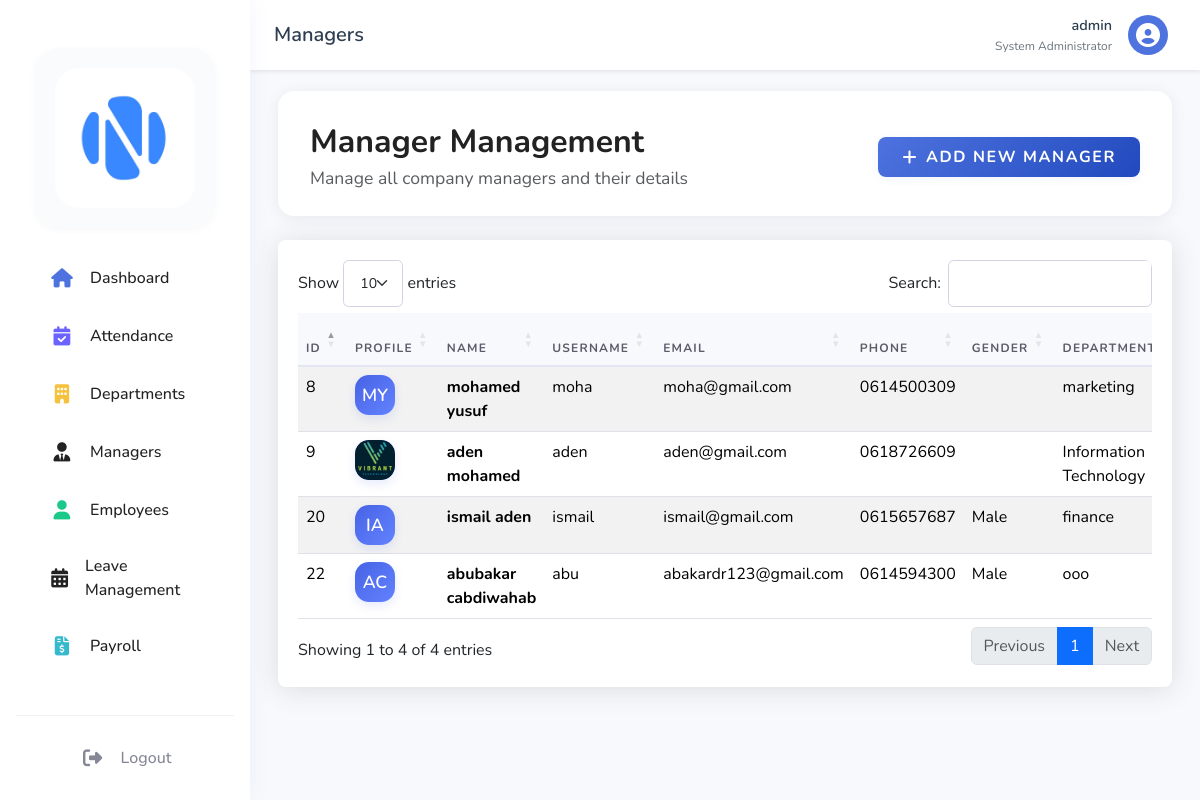
The app's page /dashboard/admin/managers.php (signed in) with its own data.
### tables this page shows
CREATE TABLE `users` (
  `user_id` int(11) NOT NULL,
  `username` varchar(50) NOT NULL,
  `password` varchar(255) NOT NULL,
  `email` varchar(100) NOT NULL,
  `role` enum('admin','hr','manager','employee') NOT NULL,
  `status` enum('active','inactive') DEFAULT 'active',
  `created_at` timestamp NOT NULL DEFAULT current_timestamp(),
  `last_login` timestamp NULL DEFAULT NULL
);

CREATE TABLE `employees` (
  `emp_id` int(11) NOT NULL,
  `user_id` int(11) DEFAULT NULL,
  `first_name` varchar(50) NOT NULL,
  `last_name` varchar(50) NOT NULL,
  `dept_id` int(11) DEFAULT NULL,
  `position` varchar(100) DEFAULT NULL,
  `hire_date` date DEFAULT NULL,
  `basic_salary` decimal(10,2) DEFAULT 0.00,
  `salary` decimal(10,2) DEFAULT NULL,
  `phone` varchar(20) DEFAULT NULL,
  `address` text DEFAULT NULL,
  `profile_image` varchar(255) DEFAULT NULL,
  `gender` enum('male','female') NOT NULL DEFAULT 'male'
);

CREATE TABLE `departments` (
  `dept_id` int(11) NOT NULL,
  `dept_name` varchar(100) NOT NULL,
  `dept_head` int(11) DEFAULT NULL,
  `created_at` timestamp NOT NULL DEFAULT current_timestamp()
);

### dashboard/admin/managers.php (the view, shortened to what this page needs)
<?php
require_once '../../config/database.php';
try {
    $stmt = $pdo->query("
        SELECT u.user_id, u.username, u.email, u.status,
               e.first_name, e.last_name, e.phone, e.hire_date, e.basic_salary, e.gender,
               d.dept_name
        FROM users u
        JOIN employees e ON u.user_id = e.user_id
        LEFT JOIN departments d ON d.dept_head = u.user_id
        WHERE u.role = 'manager' AND u.status = 'active'
        ORDER BY e.first_name, e.last_name
    ");
    $managers = $stmt->fetchAll();
} catch (PDOException $e) {
    $error = "Error fetching data: " . $e->getMessage();
    $managers = [];
}
?>
<!DOCTYPE html>
<html lang="en">
<head>
    <link href="https://cdn.jsdelivr.net/npm/bootstrap@5.3.2/dist/css/bootstrap.min.css" rel="stylesheet">
    <link rel="stylesheet" href="https://cdnjs.cloudflare.com/ajax/libs/font-awesome/6.4.0/css/all.min.css">
    <link rel="stylesheet" href="https://cdn.datatables.net/1.11.5/css/dataTables.bootstrap5.min.css">
    <link rel="stylesheet" href="../../assets/css/dashboard.css">
</head>
<body>
    <?php include 'includes/sidebar.php'; ?>
    <div class="main-content" id="main-content">
        <?php include 'includes/topbar.php'; ?>
        <div class="container-fluid">
            <div class="dashboard-header mb-4" style="border-radius: 16px; box-shadow: 0 2px 16px rgba(30,34,90,0.07); padding: 2rem 2rem 1.5rem 2rem; background: #fff;">
                <div class="d-flex justify-content-between align-items-center flex-wrap">
                    <div class="pe-3">
                        <h1 class="fw-bold mb-1" style="font-size:2rem; color:#222;">Manager Management</h1>
                        <div class="text-muted" style="font-size:1.1rem;">Manage all company managers and their details</div>
                    </div>
                    <button class="btn btn-primary fw-bold px-4 py-2 d-flex align-items-center" style="font-size:1rem; border-radius:8px; box-shadow:0 2px 8px rgba(78,115,223,0.08);" data-bs-toggle="modal" data-bs-target="#addManagerModal">
                        <i class="fas fa-plus me-2"></i> ADD NEW MANAGER
                    </button>
                </div>
            </div>
            <div class="card">
                <div class="card-body">
                    <div class="table-responsive">
                        <table id="managersTable" class="table table-striped">
                            <thead>
                                <tr>
                                    <th>ID</th>
                                    <th>Profile</th>
                                    <th>Name</th>
                                    <th>Username</th>
                                    <th>Email</th>
                                    <th>Phone</th>
                                    <th>Gender</th>
                                    <th>Department</th>
                                </tr>
                            </thead>
                            <tbody>
                                <?php foreach ($managers as $manager): ?>
                                <tr>
                                    <td><?php echo $manager['user_id']; ?></td>
                                    <td>
                                        <?php
                                        $img = null;
                                        try {
                                            $stmtImg = $pdo->prepare("SELECT profile_image FROM employees WHERE user_id = ?");
                                            $stmtImg->execute([$manager['user_id']]);
                                            $imgRow = $stmtImg->fetch();
                                            $img = $imgRow && !empty($imgRow['profile_image']) ? $imgRow['profile_image'] : null;
                                        } catch (Exception $e) { $img = null; }
                                        ?>
                                        <div class="team-avatar">
    <?php if ($img): ?>
        <img src="../../uploads/profile_photos/<?php echo htmlspecialchars($img); ?>" alt="Profile" />
    <?php else: ?>
        <?php
        $initials = strtoupper(substr($manager['first_name'], 0, 1) . substr($manager['last_name'], 0, 1));
        echo $initials;
        ?>
    <?php endif; ?>
</div>
                                    </td>
                                    <td><strong><?php echo htmlspecialchars($manager['first_name'] . ' ' . $manager['last_name']); ?></strong></td>
                                    <td><?php echo htmlspecialchars($manager['username']); ?></td>
                                    <td><?php echo htmlspecialchars($manager['email']); ?></td>
                                    <td><?php echo htmlspecialchars($manager['phone']); ?></td>
                                    <td><?php echo ucfirst($manager['gender']); ?></td>
                                    <td><?php echo htmlspecialchars($manager['dept_name'] ?? 'Not Assigned'); ?></td>
                                </tr>
                                <?php endforeach; ?>
                            </tbody>
                        </table>
                    </div>
                </div>
            </div>
        </div>
    </div>
</body>
</html>

### dashboard/admin/includes/topbar.php (shortened to what this page needs)
<?php
$stmt = $pdo->prepare("SELECT * FROM users WHERE user_id = ? AND role = 'admin'");
$stmt->execute([$_SESSION['user_id']]);
$admin = $stmt->fetch();
?>
<nav class="topbar">
    <div class="topbar-left">
        <div class="page-title">
            <?php
            $current_page = basename($_SERVER['PHP_SELF'], '.php');
            echo ucfirst($current_page);
            ?>
        </div>
    </div>
    <div class="topbar-right">
        <div class="profile-dropdown">
            <button class="profile-btn" onclick="toggleProfileMenu()">
                <div class="profile-info">
                    <span class="profile-name"><?php echo htmlspecialchars($admin['username']); ?></span>
                    <span class="profile-department">System Administrator</span>
                </div>
                <div class="profile-avatar">
                    <i class="fas fa-user-circle"></i>
                </div>
            </button>
        </div>
    </div>
</nav>

### assets/css/dashboard.css (style rules this page uses)
.team-avatar { width: 40px; height: 40px; border-radius: 14px; background: linear-gradient(135deg, #4763E4, #6282FF); color: #fff; display: flex; align-items: center; justify-content: center; font-weight: 600; font-size: 1.1rem; box-shadow: 0 4px 10px rgba(71, 99, 228, 0.13); overflow: hidden; }
.team-avatar img { width: 100%; height: 100%; object-fit: cover; border-radius: 14px; }
:root { --sidebar-width: 250px; --sidebar-collapsed-width: 70px; --topbar-height: 60px; --primary-color: #4e73df; --secondary-color: #858796; --success-color: #1cc88a; --info-color: #36b9cc; --warning-color: #f6c23e; --danger-color: #e74a3b; }
body { font-family: 'Nunito', sans-serif; background-color: #f8f9fc; }
.main-content { margin-left: 250px; padding: 1rem; padding-top: 75px; transition: all 0.3s ease; min-height: 100vh; }
.topbar { position: fixed; top: 0; right: 0; left: 250px; height: 60px; background: white; box-shadow: 0 2px 4px rgba(0,0,0,0.1); padding: 0 1rem; display: flex; align-items: center; transition: all 0.3s ease; z-index: 1030; }
.card-body { padding: 1.25rem; }
.container-fluid { padding-top: 1rem; }
.card { margin-bottom: 1rem; }

### dashboard/admin/managers.php (style rules this page uses)
:root { --primary-color: #4e73df; --secondary-color: #858796; --success-color: #1cc88a; --info-color: #36b9cc; --warning-color: #f6c23e; --danger-color: #e74a3b; --light-color: #f8f9fc; --dark-color: #5a5c69; }
body { font-family: 'Nunito', sans-serif; background-color: #f8f9fc; }
.main-content { background-color: #f8f9fc; min-height: 100vh; }
.card { border: none; border-radius: 0.5rem; box-shadow: 0 0.15rem 1.75rem 0 rgba(58, 59, 69, 0.15); margin-bottom: 1.5rem; }
.table-responsive { border-radius: 0.5rem; }
.table thead th { background-color: #f8f9fc; border-bottom: 2px solid #e3e6f0; color: var(--dark-color); font-weight: 700; text-transform: uppercase; font-size: 0.75rem; letter-spacing: 0.1em; }
.btn { padding: 0.75rem 1.5rem; font-weight: 600; text-transform: uppercase; letter-spacing: 0.1em; border-radius: 0.35rem; transition: all 0.2s ease; }
.btn-primary { background: linear-gradient(135deg, var(--primary-color) 0%, #224abe 100%); border: none; }

### dashboard/admin/includes/topbar.php (style rules this page uses)
.topbar { position: fixed; top: 0; right: 0; left: 250px; height: 70px; background: #fff; display: flex; align-items: center; justify-content: space-between; padding: 0 1.5rem; z-index: 1030; box-shadow: 0 2px 4px rgba(0, 0, 0, 0.08); transition: all 0.3s ease; }
.topbar-left { display: flex; align-items: center; gap: 1rem; }
.page-title { font-size: 1.25rem; font-weight: 600; color: #2c3e50; }
.topbar-right { display: flex; align-items: center; gap: 1rem; }
.profile-dropdown { position: relative; }
.profile-btn { display: flex; align-items: center; gap: 1rem; background: none; border: none; padding: 0.5rem; cursor: pointer; border-radius: 0.375rem; transition: background-color 0.3s ease; }
.profile-info { text-align: right; }
.profile-name { display: block; font-weight: 600; color: #2c3e50; font-size: 0.9rem; }
.profile-department { display: block; color: #6c757d; font-size: 0.75rem; }
.profile-avatar { width: 40px; height: 40px; background: #4e73df; border-radius: 50%; display: flex; align-items: center; justify-content: center; color: #fff; }
.profile-avatar i { font-size: 1.5rem; }

### records on screen
users: username "admin"
employees: user.user_id "22", initials "AC", first_name+last_name "abubakar cabdiwahab", user.username "abu", user.email "abakardr123@gmail.com", phone "0614594300", gender "Male", departments.dept_name "ooo"
employees: user.user_id "9", profile_image (picture), first_name+last_name "aden mohamed", user.username "aden", user.email "aden@gmail.com", phone "0618726609", dept.dept_name "Information Technology"
employees: user.user_id "20", initials "IA", first_name+last_name "ismail aden", user.username "ismail", user.email "ismail@gmail.com", phone "0615657687", gender "Male", departments.dept_name "finance"
employees: user.user_id "8", initials "MY", first_name+last_name "mohamed yusuf", user.username "moha", user.email "moha@gmail.com", phone "0614500309", dept.dept_name "marketing"

### other values on screen
$current_page "Managers"
